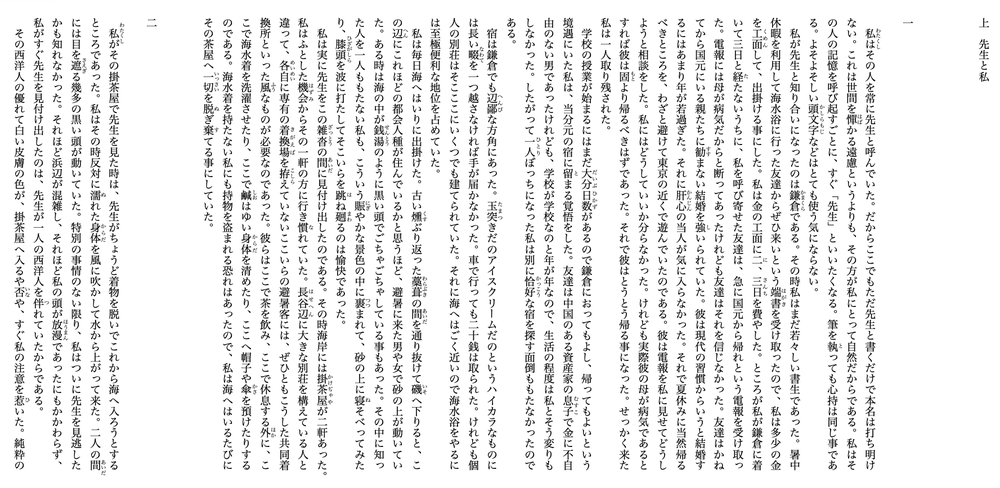
#> input picture data/kokoro-ruby-1.png, 1000 x 488 px, shrunk from 1777 x 868 before the run
$ jupyter execute remove_ruby_by_opencv-2.ipynb
#> lines starting #> are read from the running program, lines starting #| are printed output that depends on the picture; after the words box and inside, x2 and y2 are one past the last pixel; in counts of white or black regions, pixels touching at a corner belong together
# OpenCVを利用してルビを削除する

[cell 1]
import cv2
import numpy as np
import matplotlib.pyplot as plt

def remove_ruby(input_file_path: str, output_file_path: str):
#> called with input_file_path = '../data/kokoro-ruby-1.png', output_file_path = '../data/kokoro-without-ruby-1.png'
    image = cv2.imread(input_file_path)
#> image is the input picture: shape (488, 1000, 3); min 0, max 255, mean 235.6
    gray = cv2.cvtColor(image, cv2.COLOR_BGR2GRAY)

    max_height, max_width = image.shape[:2]
#> max_height = 488; max_width = 1000

    _, binary = cv2.threshold(gray, 0, 255, cv2.THRESH_BINARY_INV + cv2.THRESH_OTSU)
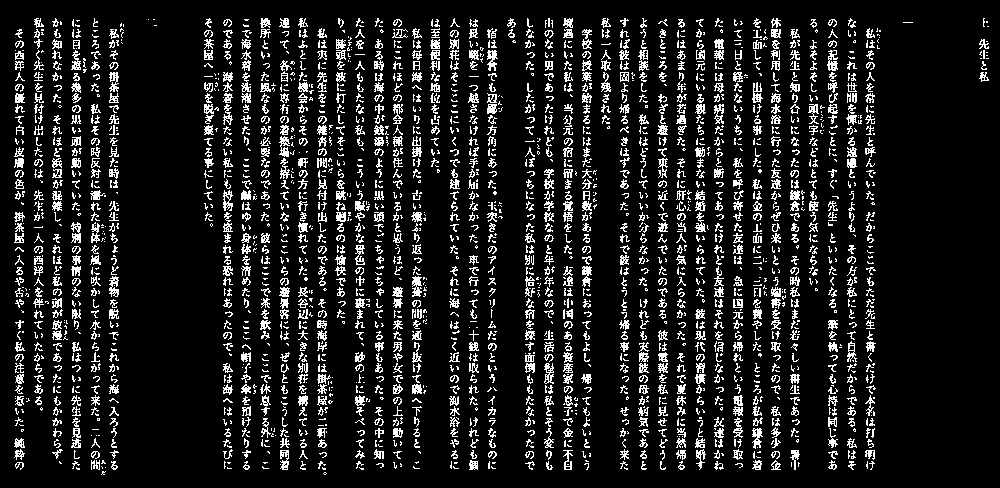
#> binary: shape (488, 1000); 11.8% white in thin lines or dots

    kernel_ruby = cv2.getStructuringElement(cv2.MORPH_RECT, (5, 5))
    dilated_ruby = cv2.dilate(binary, kernel_ruby, iterations=1)
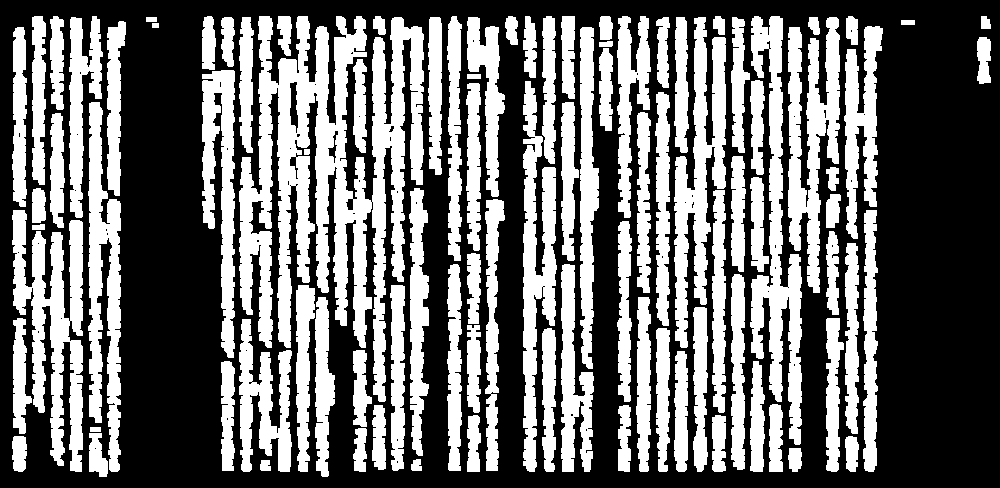
#> dilated_ruby: shape (488, 1000); 42.1% white; 96 white regions

    contours_ruby, _ = cv2.findContours(dilated_ruby, cv2.RETR_EXTERNAL, cv2.CHAIN_APPROX_SIMPLE)
#> contours_ruby = 96 contours; largest, box (x1, y1, x2, y2) and area: (239, 16, 424, 402) 30099, (12, 210, 83, 472) 8357, (750, 16, 802, 445) 7906, (674, 17, 726, 348) 7061, (788, 17, 840, 293) 6800
    x_coordinates = [cv2.boundingRect(contour)[2] for contour in contours_ruby]
#> x_coordinates = 96 values, max 185 at index 91, min 6 at index 46, mean 20.14
    median = np.median(x_coordinates)
#> median = 14

    for contour in contours_ruby:
        x, y, _, h = cv2.boundingRect(contour)
        if h < 30:
            continue
        cv2.rectangle(image, (int(x+median) + 2, 0), (int(x+median) + 10, max_height), (255, 255, 255), -1)
#> this loop made 96 passes
#> (x, y, h) on passes 1, 2, 3, 4, 5, 6, 7, 9, 10, 11, 12, 13: (260, 460, 11), (411, 459, 12), (788, 448, 24), (845, 436, 36), (12, 436, 36), (89, 433, 44), (353, 428, 44), (712, 415, 57), (467, 415, 57), (618, 405, 67), (372, 405, 65), (769, 404, 68)
#> (contour, x, y, h) on passes 8, 56: ([[90, 427], [90, 431], [100, 431], [100, 427]], 90, 427, 5), ([[467, 74], [467, 78], [480, 78], [480, 74]], 467, 74, 5)
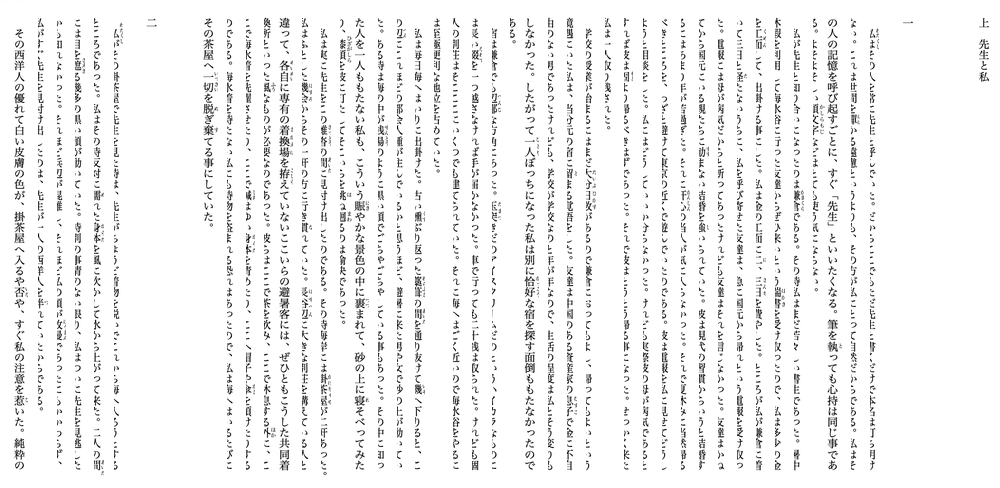
#> image: shape (488, 1000, 3); 10.35% of pixels changed, all inside (x1, y1, x2, y2) = (28, 0, 883, 478)

    cv2.imwrite(output_file_path, image)

[cell 2]
remove_ruby('../data/kokoro-ruby-1.png', '../data/kokoro-without-ruby-1.png')
remove_ruby('../data/kokoro-ruby-2.png', '../data/kokoro-without-ruby-2.png')
#> call 2 of remove_ruby, with input_file_path = '../data/kokoro-ruby-2.png', output_file_path = '../data/kokoro-without-ruby-2.png'
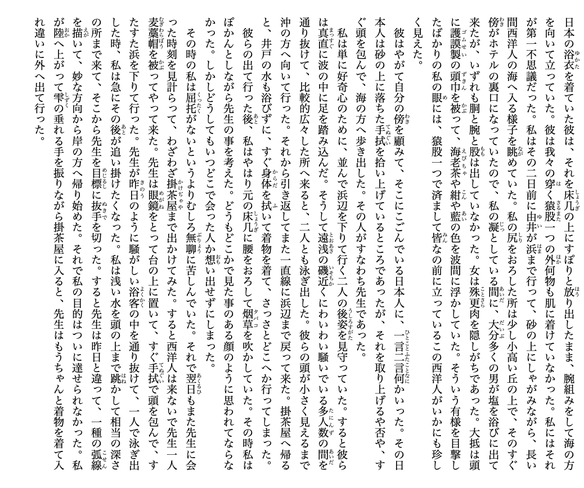
#> input picture data/kokoro-ruby-2.png, 584 x 488 px, shrunk from 1038 x 867 before the run
#> in remove_ruby, image is the input picture: shape (488, 584, 3); min 0, max 255, mean 231.9
#> in remove_ruby (call 2), `_, binary = cv2.threshold(gray, 0, 255, cv2.THRESH_BINARY_INV + cv2.TH..`:
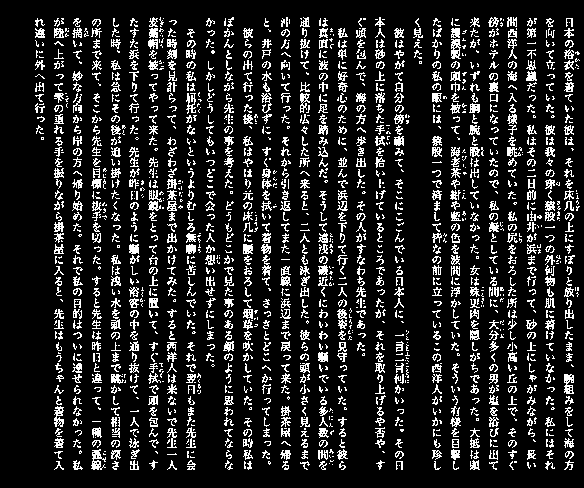
#> binary: shape (488, 584); 14.1% white in thin lines or dots, all inside (x1, y1, x2, y2) = (35, 17, 580, 470)
#> in remove_ruby (call 2), `kernel_ruby = cv2.getStructuringElement(cv2.MORPH_RECT, (5, 5))`: kernel_ruby = [[1, 1, 1, 1, 1], [1, 1, 1, 1, 1], [1, 1, 1, 1, 1], [1, 1, 1, 1, 1], [1, 1, 1, 1, 1]]
#> in remove_ruby (call 2), `dilated_ruby = cv2.dilate(binary, kernel_ruby, iterations=1)`:
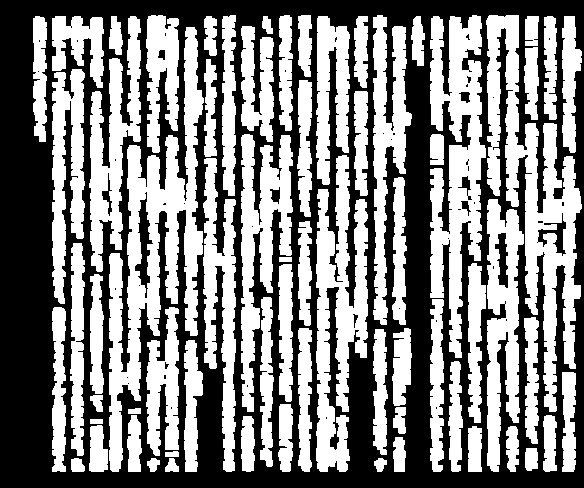
#> dilated_ruby: shape (488, 584); 50.8% white; 50 black regions (39 under 20 px)
#> in remove_ruby (call 2), `contours_ruby, _ = cv2.findContours(dilated_ruby, cv2.RETR_EXTERNAL, c..`: contours_ruby = 67 contours; largest, box (x1, y1, x2, y2) and area: (109, 27, 204, 472) 13789, (486, 15, 582, 412) 12392, (430, 15, 486, 358) 10058, (316, 155, 368, 472) 8550, (241, 134, 293, 412) 6200
#> in remove_ruby (call 2), `x_coordinates = [cv2.boundingRect(contour)[2] for contour in contours_..`: x_coordinates = 67 values, max 96 at index 60, min 11 at index 54, mean 22.06
#> the loop in remove_ruby (call 2), `for contour in contours_ruby:` made 67 passes
#> (x, y, h) on passes 1, 2, 3, 4, 5, 6, 7, 8, 9, 10, 12, 13: (374, 458, 14), (165, 458, 14), (147, 458, 14), (71, 458, 14), (165, 451, 6), (525, 448, 23), (393, 437, 35), (506, 426, 46), (468, 426, 46), (89, 425, 47), (241, 416, 56), (543, 415, 57)
#> (contour, x, y, h) on passes 11, 33: ([[90, 419], [90, 423], [102, 423], [102, 419]], 90, 419, 5), ([[279, 257], [279, 261], [291, 261], [291, 257]], 279, 257, 5)
#> after the loop in remove_ruby (call 2), `for contour in contours_ruby:`:
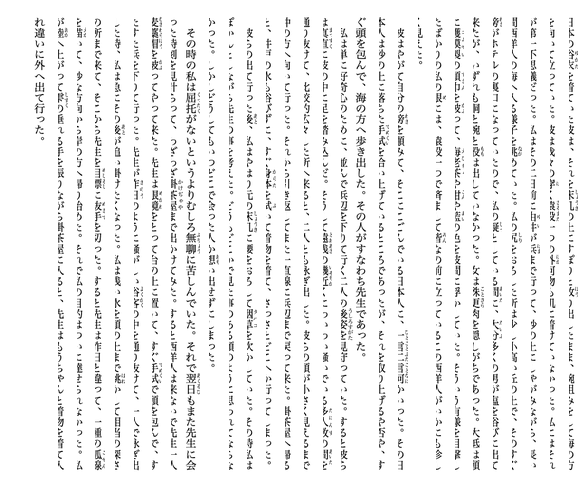
#> image: shape (488, 584, 3); 13.88% of pixels changed, all inside (x1, y1, x2, y2) = (51, 15, 582, 473)
